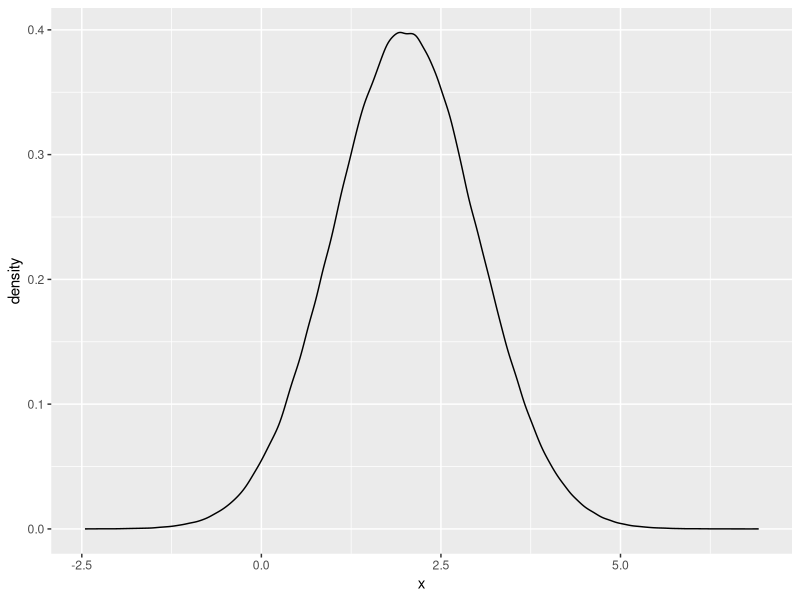

R code for this plot:
## ---- chunk 1
library(tidyverse)
## ---- chunk 2
set.seed(5566)
x <- data.frame(x=rnorm(1000000, mean = 2, sd = 1))
mean(x$x); sd(x$x)
ggplot(x, aes(x)) +
  geom_density()
rm(x)
